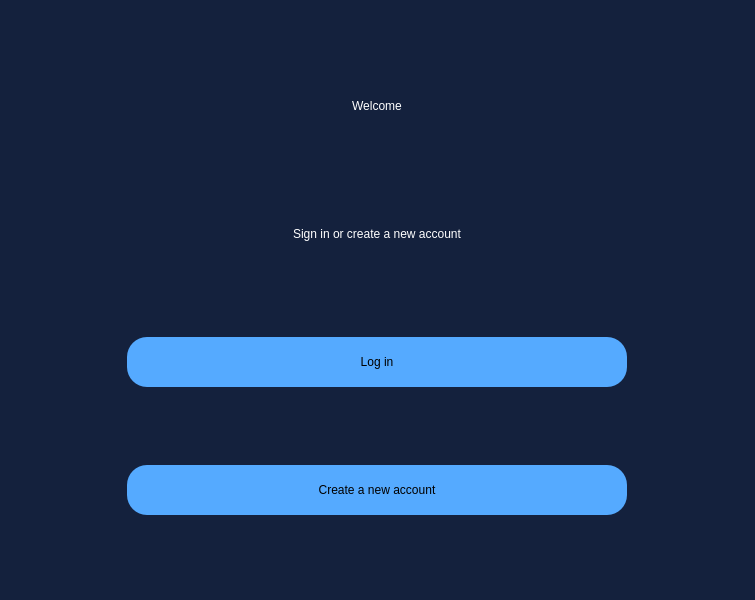
<?xml version="1.0" encoding="UTF-8"?>
<ui version="4.0">
 <class>MainWindow</class>
 <widget class="QMainWindow" name="MainWindow">
  <property name="geometry">
   <rect>
    <x>0</x>
    <y>0</y>
    <width>755</width>
    <height>600</height>
   </rect>
  </property>
  <property name="windowTitle">
   <string>MainWindow</string>
  </property>
  <property name="styleSheet">
   <string notr="true">background-color: rgb(20, 33, 61);</string>
  </property>
  <widget class="QWidget" name="centralwidget">
   <layout class="QVBoxLayout" name="verticalLayout">
    <item alignment="Qt::AlignHCenter">
     <widget class="QLabel" name="label">
      <property name="minimumSize">
       <size>
        <width>500</width>
        <height>0</height>
       </size>
      </property>
      <property name="maximumSize">
       <size>
        <width>500</width>
        <height>50</height>
       </size>
      </property>
      <property name="styleSheet">
       <string notr="true">font: 36pt &quot;MS Shell Dlg 2&quot;;color:rgb(255, 255, 255);
background-color: rgba(255, 255, 255,0);</string>
      </property>
      <property name="text">
       <string>Welcome</string>
      </property>
      <property name="alignment">
       <set>Qt::AlignCenter</set>
      </property>
     </widget>
    </item>
    <item alignment="Qt::AlignHCenter">
     <widget class="QLabel" name="label_2">
      <property name="minimumSize">
       <size>
        <width>500</width>
        <height>0</height>
       </size>
      </property>
      <property name="maximumSize">
       <size>
        <width>500</width>
        <height>50</height>
       </size>
      </property>
      <property name="styleSheet">
       <string notr="true">font: 18pt &quot;MS Shell Dlg 2&quot;;color:rgb(255, 255, 255);
background-color: rgba(255, 255, 255,0);
</string>
      </property>
      <property name="text">
       <string>Sign in or create a new account</string>
      </property>
      <property name="alignment">
       <set>Qt::AlignCenter</set>
      </property>
     </widget>
    </item>
    <item alignment="Qt::AlignHCenter">
     <widget class="QPushButton" name="login">
      <property name="minimumSize">
       <size>
        <width>500</width>
        <height>0</height>
       </size>
      </property>
      <property name="maximumSize">
       <size>
        <width>500</width>
        <height>50</height>
       </size>
      </property>
      <property name="cursor">
       <cursorShape>PointingHandCursor</cursorShape>
      </property>
      <property name="styleSheet">
       <string notr="true">QPushButton{
border-radius:20px;
background-color:#55aaff;
font: 14pt &quot;MS Shell Dlg 2&quot;;
}
QPushButton:hover {
	background :#3377cc;
}

QPushButton:pressed {
	background :#1a637b;
}</string>
      </property>
      <property name="text">
       <string>Log in</string>
      </property>
     </widget>
    </item>
    <item alignment="Qt::AlignHCenter">
     <widget class="QPushButton" name="createacc">
      <property name="minimumSize">
       <size>
        <width>500</width>
        <height>0</height>
       </size>
      </property>
      <property name="maximumSize">
       <size>
        <width>500</width>
        <height>50</height>
       </size>
      </property>
      <property name="cursor">
       <cursorShape>PointingHandCursor</cursorShape>
      </property>
      <property name="styleSheet">
       <string notr="true">QPushButton{
border-radius:20px;
background-color:#55aaff;
font: 14pt &quot;MS Shell Dlg 2&quot;;
}
QPushButton:hover {
	background :#3377cc;
}

QPushButton:pressed {
	background :#1a637b;
}</string>
      </property>
      <property name="text">
       <string>Create a new account</string>
      </property>
     </widget>
    </item>
   </layout>
  </widget>
 </widget>
 <resources/>
 <connections/>
</ui>
